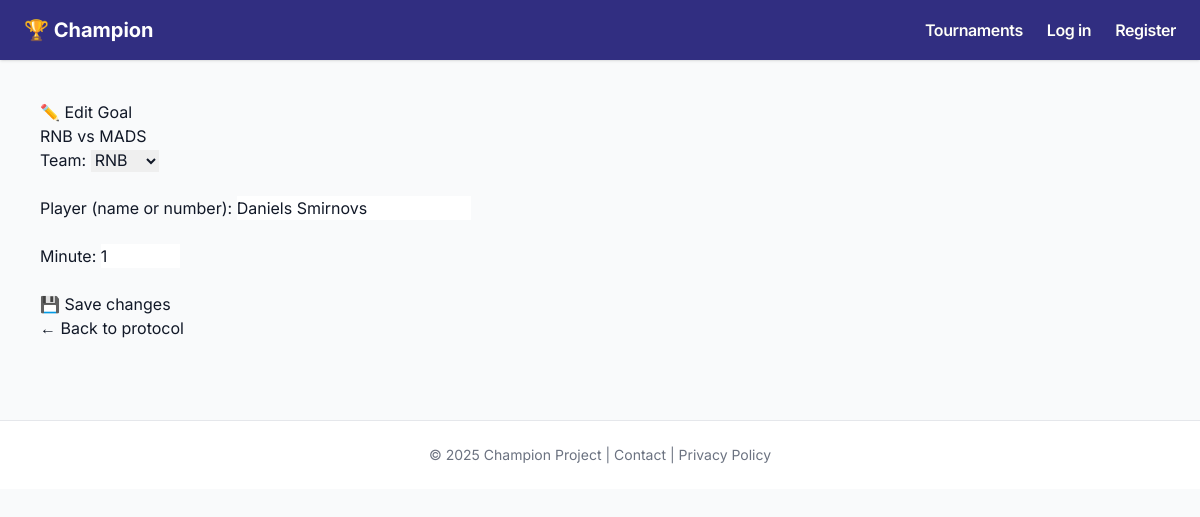
/edit_goal/1, run on the app's committed database.
### app/models.py (models this page shows, shortened)
class Team(db.Model):
    id = db.Column(db.Integer, primary_key=True)
    name = db.Column(db.String(100), nullable=False)
    tournament_id = db.Column(db.Integer, db.ForeignKey('tournament.id', ondelete='CASCADE', name='fk_team_tournament'), nullable=False)
    players = db.relationship('Player', backref='team', cascade='all, delete-orphan', passive_deletes=True)
    home_matches = db.relationship('Match', foreign_keys='Match.team1_id', backref='team1_alias', cascade='all, delete-orphan', passive_deletes=True)
    away_matches = db.relationship('Match', foreign_keys='Match.team2_id', backref='team2_alias', cascade='all, delete-orphan', passive_deletes=True)

class Goal(db.Model):
    id = db.Column(db.Integer, primary_key=True)
    match_id = db.Column(db.Integer, db.ForeignKey('match.id', ondelete='CASCADE', name='fk_goal_match'), nullable=False)
    team_id = db.Column(db.Integer, db.ForeignKey('team.id', ondelete='CASCADE', name='fk_goal_team'), nullable=False)
    player_id = db.Column(db.Integer, db.ForeignKey('player.id', ondelete='SET NULL', name='fk_goal_player'))
    scorer = db.Column(db.String(100), nullable=False)
    minute = db.Column(db.Integer, nullable=False)
    player = db.relationship('Player')
    team = db.relationship('Team')

### app/routes.py (the view, shortened to what this page needs)
@app.route('/edit_goal/<int:goal_id>', methods=['GET', 'POST'])
def edit_goal(goal_id):
    goal = Goal.query.get_or_404(goal_id)
    match = goal.match
    return render_template('edit_goal.html', goal=goal, match=match)

### app/__init__.py (called while the page is built)
@app.context_processor
def inject_translations():
    return dict(_=_)

### app/templates/edit_goal.html (shortened to what this page needs)
{% extends "base.html" %}
{% block content %}
<div class="card">
  <h1>✏️ {{ _('Edit Goal') }}</h1>
  <h2>{{ match.team1.name }} vs {{ match.team2.name }}</h2>
  <form method="post">
    <label for="team_id">{{ _('Team:') }}</label>
    <select name="team_id" id="team_id" required>
      <option value="{{ match.team1.id }}" {% if goal.team_id == match.team1.id %}selected{% endif %}>{{ match.team1.name }}</option>
    </select>
    <br><br>
    <label for="scorer">{{ _('Player (name or number):') }}</label>
    <input type="text" name="scorer" id="scorer" value="{{ goal.scorer }}" required>
    <br><br>
    <label for="minute">{{ _('Minute:') }}</label>
    <input type="number" name="minute" id="minute" value="{{ goal.minute }}" required min="1" max="120">
    <br><br>
    <button type="submit" class="btn btn-blue">💾 {{ _('Save changes') }}</button>
  </form>
  <p><a href="{{ url_for('match_protocol', match_id=match.id) }}" class="link-back">← {{ _('Back to protocol') }}</a></p>
</div>
{% endblock %}

### app/templates/base.html (style rules this page uses)
body { font-family: 'Inter', sans-serif; -webkit-font-smoothing: antialiased; -moz-osx-font-smoothing: grayscale; }

### data on the page
Team: team1.name "RNB"
Team: team2.name "MADS"
Goal: team_id "RNB", scorer "Daniels Smirnovs", minute "1"
